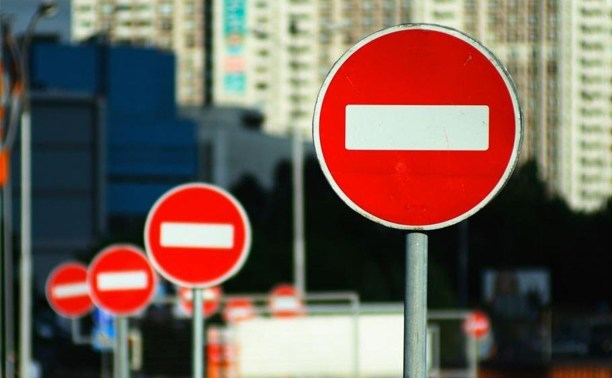
#> input picture detect/test.jpg, 612 x 378 px
$ python detect_circles.py --image test.jpg
#> lines starting #> are read from the running program, lines starting #| are printed output that depends on the picture; after the words box and inside, x2 and y2 are one past the last pixel; in counts of white or black regions, pixels touching at a corner belong together
# USAGE
# python detect_circles.py --image images/simple.png

# import the necessary packages
import numpy as np
import argparse
import cv2

# construct the argument parser and parse the arguments
ap = argparse.ArgumentParser()
ap.add_argument("-i", "--image", required = True, help = "Path to the image")
args = vars(ap.parse_args())

# load the image, clone it for output, and then convert it to grayscale
image = cv2.imread(args["image"])
#> image is the input picture: shape (378, 612, 3); mean B, G, R 85, 93.7, 115.6
output_sv = image.copy()
output = image.copy()
gray = cv2.cvtColor(image, cv2.COLOR_BGR2GRAY)
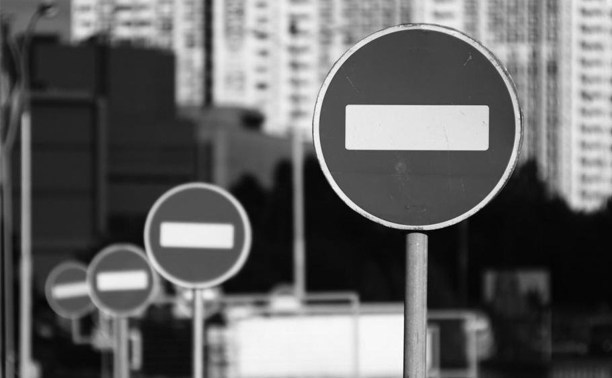
#> gray: shape (378, 612); min 0, max 253, mean 99.2


# detect circles in the image
circles = cv2.HoughCircles(gray, cv2.HOUGH_GRADIENT, 1.2, 75)
#> circles = [[417, 127.8, 98.4], [197.4, 235.8, 54], [121.8, 280.2, 30.36]]
r_max = 0
x_max = 0
y_max = 0

# ensure at least some circles were found
if circles is not None:
	# convert the (x, y) coordinates and radius of the circles to integers
	circles = np.round(circles[0, :]).astype("int")
#> circles = [[417, 128, 98], [197, 236, 54], [122, 280, 30]]
	print(circles)
#| [[417 128  98]
#|  [197 236  54]
#|  [122 280  30]]
	# loop over the (x, y) coordinates and radius of the circles
	for (x, y, r) in circles:
		# draw the circle in the output image, then draw a rectangle
		# corresponding to the center of the circle
		cv2.circle(output, (x, y), r, (0, 255, 0), 4)
#> this loop made 3 passes
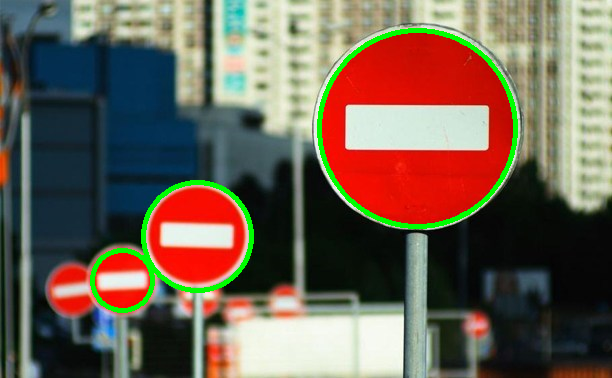
#> output: shape (378, 612, 3); 2.43% of pixels changed, all inside (x1, y1, x2, y2) = (90, 28, 518, 313)
		#cv2.rectangle(output, (x - 5, y - 5), (x + 5, y + 5), (0, 128, 255), -1)
	#find max radius
	x,y,r = max(circles, key=lambda x: x[2])
#> x = 417; y = 128; r = 98
	print(x,y,r)
#| 417 128 98
	output_sv = output_sv[(y+r-2*r):(y+r), (x-r):(x-r+2*r)]
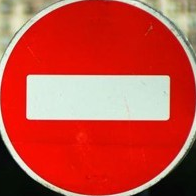
#> output_sv: shape (196, 196, 3); mean B, G, R 62.1, 74.4, 197.5
	# show the output image
	cv2.imwrite('test.png', output_sv)
	cv2.imshow("output", np.hstack([image, output]))
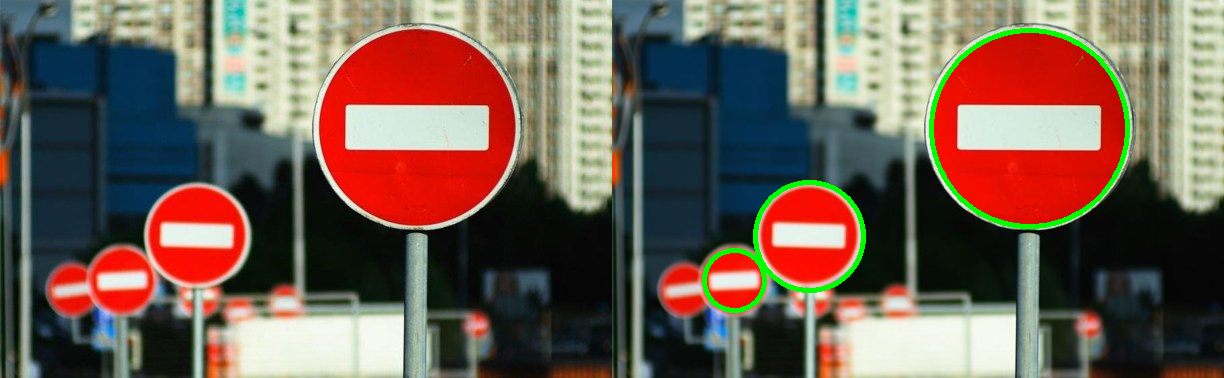
#> window 'output': shape (378, 1224, 3); mean B, G, R 83.9, 95.5, 113.4
	cv2.imshow("cropped", output_sv)
	cv2.waitKey(10000)
